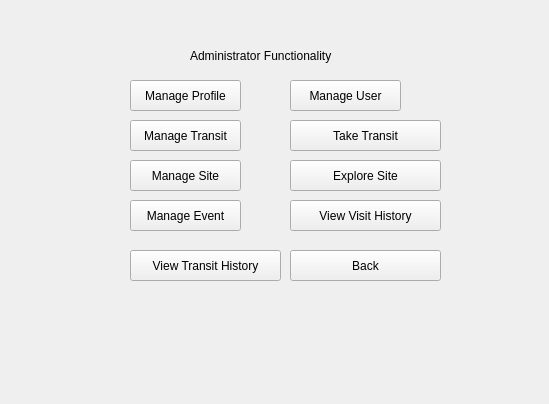
<?xml version="1.0" encoding="UTF-8"?>
<ui version="4.0">
 <class>Form</class>
 <widget class="QWidget" name="Form">
  <property name="geometry">
   <rect>
    <x>0</x>
    <y>0</y>
    <width>549</width>
    <height>404</height>
   </rect>
  </property>
  <property name="windowTitle">
   <string>Form</string>
  </property>
  <widget class="QPushButton" name="pushButton_3">
   <property name="geometry">
    <rect>
     <x>290</x>
     <y>80</y>
     <width>111</width>
     <height>31</height>
    </rect>
   </property>
   <property name="text">
    <string>Manage User</string>
   </property>
  </widget>
  <widget class="QPushButton" name="pushButton_7">
   <property name="geometry">
    <rect>
     <x>130</x>
     <y>160</y>
     <width>111</width>
     <height>31</height>
    </rect>
   </property>
   <property name="text">
    <string>Manage Site</string>
   </property>
  </widget>
  <widget class="QPushButton" name="pushButton_2">
   <property name="geometry">
    <rect>
     <x>290</x>
     <y>120</y>
     <width>151</width>
     <height>31</height>
    </rect>
   </property>
   <property name="text">
    <string>Take Transit</string>
   </property>
  </widget>
  <widget class="QLabel" name="label">
   <property name="geometry">
    <rect>
     <x>190</x>
     <y>40</y>
     <width>201</width>
     <height>31</height>
    </rect>
   </property>
   <property name="text">
    <string>Administrator Functionality</string>
   </property>
  </widget>
  <widget class="QPushButton" name="pushButton">
   <property name="geometry">
    <rect>
     <x>130</x>
     <y>80</y>
     <width>111</width>
     <height>31</height>
    </rect>
   </property>
   <property name="text">
    <string>Manage Profile</string>
   </property>
  </widget>
  <widget class="QPushButton" name="pushButton_4">
   <property name="geometry">
    <rect>
     <x>130</x>
     <y>250</y>
     <width>151</width>
     <height>31</height>
    </rect>
   </property>
   <property name="text">
    <string>View Transit History</string>
   </property>
  </widget>
  <widget class="QPushButton" name="pushButton_6">
   <property name="geometry">
    <rect>
     <x>290</x>
     <y>250</y>
     <width>151</width>
     <height>31</height>
    </rect>
   </property>
   <property name="text">
    <string>Back</string>
   </property>
  </widget>
  <widget class="QPushButton" name="pushButton_5">
   <property name="geometry">
    <rect>
     <x>130</x>
     <y>120</y>
     <width>111</width>
     <height>31</height>
    </rect>
   </property>
   <property name="text">
    <string>Manage Transit</string>
   </property>
  </widget>
  <widget class="QPushButton" name="pushButton_8">
   <property name="geometry">
    <rect>
     <x>290</x>
     <y>160</y>
     <width>151</width>
     <height>31</height>
    </rect>
   </property>
   <property name="text">
    <string>Explore Site</string>
   </property>
  </widget>
  <widget class="QPushButton" name="pushButton_9">
   <property name="geometry">
    <rect>
     <x>130</x>
     <y>200</y>
     <width>111</width>
     <height>31</height>
    </rect>
   </property>
   <property name="text">
    <string>Manage Event</string>
   </property>
  </widget>
  <widget class="QPushButton" name="pushButton_10">
   <property name="geometry">
    <rect>
     <x>290</x>
     <y>200</y>
     <width>151</width>
     <height>31</height>
    </rect>
   </property>
   <property name="text">
    <string>View Visit History</string>
   </property>
  </widget>
 </widget>
 <resources/>
 <connections/>
</ui>
